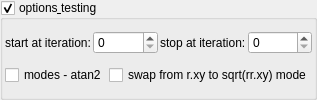
    <widget class="MyGroupBox" name="groupCheck_transf_function_enabledY_false">
     <property name="toolTip">
      <string/>
     </property>
     <property name="title">
      <string>options&amp; testing</string>
     </property>
     <property name="checkable">
      <bool>true</bool>
     </property>
     <layout class="QVBoxLayout" name="verticalLayout_51">
      <property name="spacing">
       <number>2</number>
      </property>
      <property name="leftMargin">
       <number>2</number>
      </property>
      <property name="topMargin">
       <number>2</number>
      </property>
      <property name="rightMargin">
       <number>2</number>
      </property>
      <property name="bottomMargin">
       <number>2</number>
      </property>
      <item>
       <layout class="QHBoxLayout" name="horizontalLayout_19" stretch="0,1,0,1">
        <item>
         <widget class="QLabel" name="label_100">
          <property name="text">
           <string>start at iteration:</string>
          </property>
         </widget>
        </item>
        <item>
         <widget class="MySpinBox" name="spinboxInt_transf_start_iterations_B">
          <property name="sizePolicy">
           <sizepolicy hsizetype="Minimum" vsizetype="Maximum">
            <horstretch>0</horstretch>
            <verstretch>0</verstretch>
           </sizepolicy>
          </property>
          <property name="minimum">
           <number>0</number>
          </property>
          <property name="maximum">
           <number>999</number>
          </property>
          <property name="value">
           <number>0</number>
          </property>
         </widget>
        </item>
        <item>
         <widget class="QLabel" name="label_70">
          <property name="text">
           <string>stop at iteration:</string>
          </property>
         </widget>
        </item>
        <item>
         <widget class="MySpinBox" name="spinboxInt_transf_stop_iterations_B">
          <property name="sizePolicy">
           <sizepolicy hsizetype="Preferred" vsizetype="Maximum">
            <horstretch>0</horstretch>
            <verstretch>0</verstretch>
           </sizepolicy>
          </property>
          <property name="maximum">
           <number>999</number>
          </property>
         </widget>
        </item>
       </layout>
      </item>
      <item>
       <layout class="QGridLayout" name="gridLayout_25" columnstretch="0,0">
        <property name="spacing">
         <number>2</number>
        </property>
        <item row="0" column="1">
         <widget class="MyCheckBox" name="checkBox_transf_function_enabledB_false">
          <property name="enabled">
           <bool>true</bool>
          </property>
          <property name="text">
           <string notr="true">swap from r.xy to sqrt(rr.xy) mode</string>
          </property>
         </widget>
        </item>
        <item row="0" column="0">
         <widget class="MyCheckBox" name="checkBox_transf_function_enabledX_false">
          <property name="text">
           <string notr="true">modes - atan2</string>
          </property>
         </widget>
        </item>
       </layout>
      </item>
     </layout>
    </widget>
